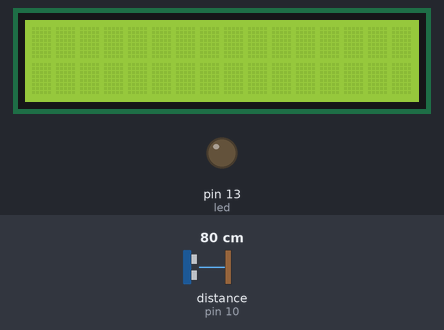
The sketch below on a simulated Arduino Uno, built with avr-gcc and run on an emulated ATmega328P. Shown: 16×2 character LCD, output pins drawn as LEDs (lit = HIGH). Wiring (inferred from the names in the program): ultrasonic range finder: trigger pin 9; echo pin 10. The inputs (shaded band) are chosen by the test bench; at power-on: distance to the obstacle (sensor on pin 10) 80 cm. The echo pulse lasts 58.3 µs per cm; the modem accepts every AT command (registered, SIM ready, sends succeed) and sends nothing else; pins used as bus, display or sensor lines are not drawn; what the sketch prints to the serial monitor is not drawn.

Above: at 1.2 s.
1.3 s: distance to the obstacle (sensor on pin 10) set to 12 cm
4.3 s: distance to the obstacle (sensor on pin 10) set to 9 cm
At 5.2 s:
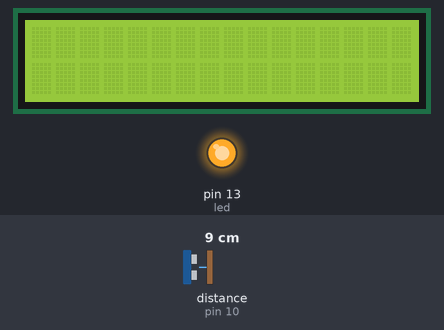
At 7.1 s:
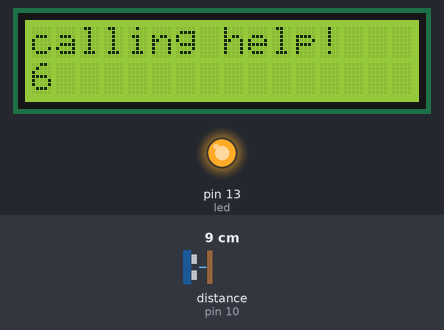
7.3 s: distance to the obstacle (sensor on pin 10) set to 120 cm
At 7.7 s:
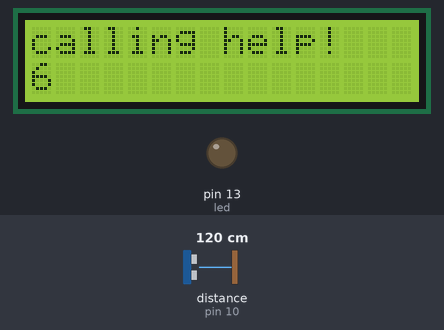
Timing chart, 0 to 10.3 s (numbered marks = the images above; inputs shaded):
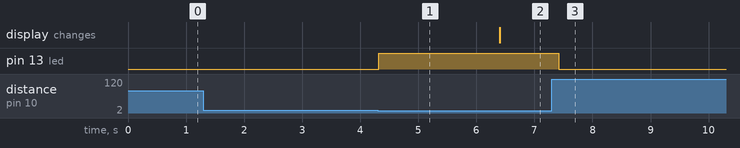

The sketch:

Emergency_Alert_System_code.ino
```cpp
#include <SoftwareSerial.h>
#include <LiquidCrystal.h>
int trigPin = 9;
int led=13;
int echoPin=10;
SoftwareSerial mySerial(11, 12);

const int rs=12, en =11, d4 = 5, d5 = 4 ,d6 = 3, d7 = 2;
LiquidCrystal lcd(rs, en, d4, d5, d6, d7);

void setup()
{
  Serial.begin(9600);
  pinMode(led, OUTPUT);
  pinMode(trigPin, OUTPUT);
  pinMode(echoPin, INPUT);
  lcd.begin(16, 2);

}


void loop()

{
  long duration, distance;
  digitalWrite(trigPin, HIGH);
  delayMicroseconds(1000);
  digitalWrite(trigPin, LOW);
  duration = pulseIn(echoPin, HIGH);
  distance = (duration / 2) / 29.1;
  Serial.print(distance);
  Serial.println("CM");
  delay(10);


  if ((distance <= 10))
  {
    digitalWrite(led, HIGH);
    mySerial.begin(9600);
    delay(1000);
    mySerial.println("ATD+911234567890;");
    Serial.println("Calling through GSM Modem");
    delay(1000);
    lcd.begin(16, 2);
    lcd.print("calling help!");
    lcd.setCursor( 0, 1);
    lcd.print(millis() / 1000);
    delay(1000);
  }
  else if (distance > 10)
  {
    digitalWrite(led, LOW);
  }
}
```

Measured:
- the behaviour switches between 11 and 10 cm on distance to the obstacle (sensor on pin 10) (found by bisection; images 0 and 1)
- after the input at 1.3 s, every drawn part: stays the same
- after the input at 4.3 s, pin 13 (led): LOW → HIGH at once
- after the input at 7.3 s, pin 13 (led): HIGH → LOW after 0.12 s
